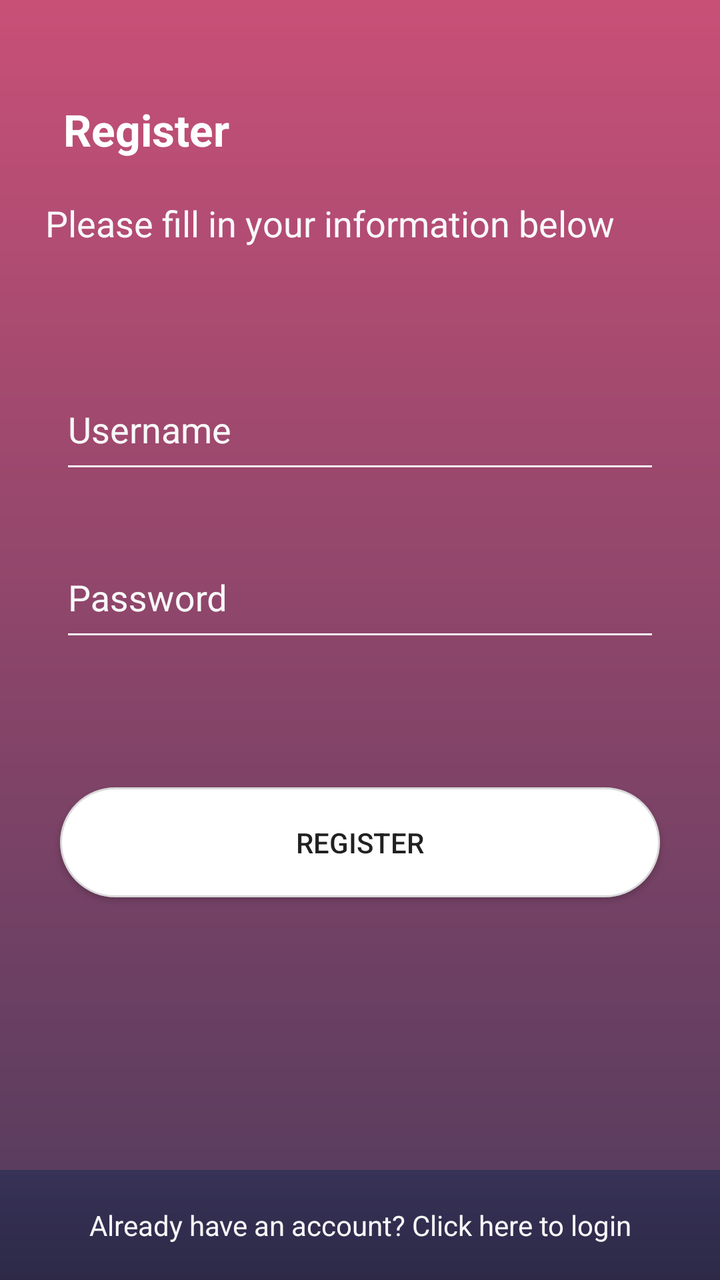
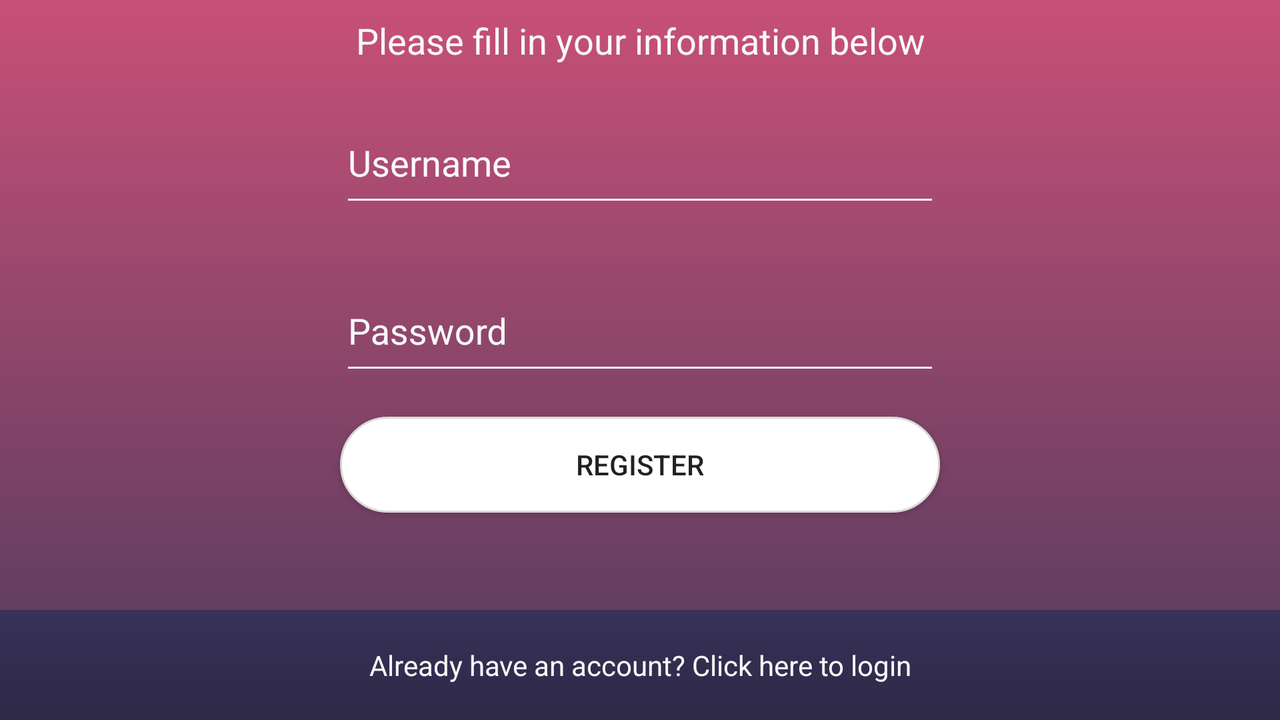

Two renders of one Android screen. The first uses the default layout on a phone; the second uses the alternative layout the repository ships for a different screen configuration, on a matching device. The two XML files are below.
<!-- AndroidManifest.xml: application theme AppTheme -->
<!-- res/layout/fragment_register.xml -->
<android.support.constraint.ConstraintLayout xmlns:android="http://schemas.android.com/apk/res/android"
    xmlns:app="http://schemas.android.com/apk/res-auto"
    xmlns:tools="http://schemas.android.com/tools"
    android:layout_width="match_parent"
    android:layout_height="match_parent"
    android:background="@drawable/login_bg"
    tools:context=".login.authentication.RegisterFragment">


    <TextView
        android:id="@+id/register_tv_register"
        android:layout_width="wrap_content"
        android:layout_height="wrap_content"
        android:layout_marginEnd="8dp"
        android:layout_marginStart="8dp"
        android:layout_marginTop="50dp"
        android:text="@string/register"
        android:textStyle="bold"
        android:theme="@style/HeadlineText"
        app:layout_constraintEnd_toEndOf="parent"
        app:layout_constraintHorizontal_bias="0.091"
        app:layout_constraintStart_toStartOf="parent"
        app:layout_constraintTop_toTopOf="parent" />

    <TextView
        android:id="@+id/register_tv_info"
        android:layout_width="wrap_content"
        android:layout_height="wrap_content"
        android:layout_marginEnd="8dp"
        android:layout_marginStart="8dp"
        android:layout_marginTop="20dp"
        android:text="@string/please_fill_in_your_information_below"
        android:textColor="@color/transparent_white"
        android:textSize="@dimen/text_size_medium"
        app:layout_constraintEnd_toEndOf="parent"
        app:layout_constraintHorizontal_bias="0.247"
        app:layout_constraintStart_toStartOf="parent"
        app:layout_constraintTop_toBottomOf="@+id/register_tv_register" />

    <include
        android:id="@+id/register_credentials"
        layout="@layout/credentials"
        android:layout_width="0dp"
        android:layout_height="wrap_content"
        android:layout_marginEnd="8dp"
        android:layout_marginStart="8dp"
        android:layout_marginTop="50dp"
        app:layout_constraintEnd_toEndOf="parent"
        app:layout_constraintHorizontal_bias="0.0"
        app:layout_constraintStart_toStartOf="parent"
        app:layout_constraintTop_toBottomOf="@+id/register_tv_info" />

    <Button
        android:id="@+id/register_btn"
        android:layout_width="300sp"
        android:layout_height="55sp"
        android:layout_marginEnd="8dp"
        android:layout_marginStart="8dp"
        android:layout_marginTop="60dp"
        android:background="@drawable/btn_login_selector"
        android:text="@string/register"
        app:layout_constraintEnd_toEndOf="parent"
        app:layout_constraintStart_toStartOf="parent"
        app:layout_constraintTop_toBottomOf="@+id/register_credentials" />

    <TextView
        android:id="@+id/register_tv_bottom"
        android:layout_width="match_parent"
        android:layout_height="55sp"
        android:background="@drawable/transaction_bg"
        android:gravity="center"
        android:text="@string/register_bottom_text"
        android:textColor="@color/transparent_white"
        app:layout_constraintBottom_toBottomOf="parent"
        app:layout_constraintEnd_toEndOf="parent"
        app:layout_constraintStart_toStartOf="parent" />

</android.support.constraint.ConstraintLayout>
<!-- res/layout/credentials.xml (included above) -->
<?xml version="1.0" encoding="utf-8"?>

<android.support.constraint.ConstraintLayout xmlns:android="http://schemas.android.com/apk/res/android"
    xmlns:app="http://schemas.android.com/apk/res-auto"
    android:layout_width="match_parent"
    android:layout_height="wrap_content">

    <android.support.design.widget.TextInputLayout
        android:id="@+id/input_layout_username"
        android:layout_width="300sp"
        android:layout_height="60sp"
        android:layout_marginBottom="24dp"
        android:layout_marginEnd="8dp"
        android:layout_marginStart="8dp"
        android:layout_marginTop="8dp"
        android:textColorHint="@color/transparent_white"
        app:hintTextAppearance="@style/HintTextAppearance"
        app:layout_constraintBottom_toTopOf="@+id/input_layout_password"
        app:layout_constraintEnd_toEndOf="parent"
        app:layout_constraintStart_toStartOf="parent"
        app:layout_constraintTop_toTopOf="parent"
        app:layout_constraintVertical_bias="1.0">

        <EditText
            android:id="@+id/credentials_username"
            android:layout_width="match_parent"
            android:layout_height="wrap_content"
            android:hint="@string/hint_username"
            android:inputType="textEmailAddress"
            android:textColor="@color/white"
            android:theme="@style/CredentialText" />
    </android.support.design.widget.TextInputLayout>

    <android.support.design.widget.TextInputLayout
        android:id="@+id/input_layout_password"
        android:layout_width="300sp"
        android:layout_height="60sp"
        android:layout_marginBottom="8dp"
        android:layout_marginEnd="8dp"
        android:layout_marginStart="8dp"
        android:textColorHint="@color/transparent_white"
        app:hintTextAppearance="@style/HintTextAppearance"
        app:layout_constraintBottom_toBottomOf="parent"
        app:layout_constraintEnd_toEndOf="parent"
        app:layout_constraintStart_toStartOf="parent">

        <EditText
            android:id="@+id/credentials_password"
            android:layout_width="match_parent"
            android:layout_height="wrap_content"
            android:hint="@string/hint_password"
            android:inputType="textPassword"
            android:textColor="@color/white"
            android:theme="@style/CredentialText" />
    </android.support.design.widget.TextInputLayout>

</android.support.constraint.ConstraintLayout>
<!-- resources referenced by this layout -->
<resources>
  <color name="transparent_white">#F8F8F8</color>
  <color name="white">#FFFFFF</color>
  <dimen name="text_size_medium">18sp</dimen>
  <!-- drawable btn_login_selector (drawable) -->
  <?xml version="1.0" encoding="utf-8"?>
  
  <selector xmlns:android="http://schemas.android.com/apk/res/android">
  
      <item android:drawable="@drawable/btn_login_pressed" android:state_pressed="true"/>
      <item android:drawable="@drawable/btn_login_unpressed"/>
  
  </selector>
  <!-- drawable login_bg (drawable) -->
  <?xml version="1.0" encoding="utf-8"?>
  
  <shape xmlns:android="http://schemas.android.com/apk/res/android"
      android:shape="rectangle">
      <gradient
          android:angle="90"
          android:endColor="#c85077"
          android:startColor="#503B5D"
  
          android:type="linear" />
  </shape>
  <!-- drawable transaction_bg (drawable) -->
  <?xml version="1.0" encoding="utf-8"?>
  
  <shape xmlns:android="http://schemas.android.com/apk/res/android"
      android:shape="rectangle">
      <gradient
          android:angle="90"
          android:type="linear"
          android:endColor="#373257"
          android:startColor="#2D2947"/>
  </shape>
  <string name="hint_password">Password</string>
  <string name="hint_username">Username</string>
  <string name="please_fill_in_your_information_below">Please fill in your information below</string>
  <string name="register">Register</string>
  <string name="register_bottom_text">Already have an account? Click here to login</string>
  <style name="CredentialText">
          <item name="android:backgroundTint">@color/transparent_white</item>
          <item name="android:cursorVisible">false</item>
          <item name="android:paddingBottom">15dp</item>
          <item name="android:textColor">@color/white</item>
      </style>
  <style name="HeadlineText">
          <item name="android:textColor">@color/white</item>
          <item name="android:textSize">@dimen/text_size_large</item>
      </style>
  <style name="HintTextAppearance" parent="TextAppearance.AppCompat">
          <item name="android:textColor">@color/white</item>
      </style>
  <style name="AppTheme" parent="Theme.AppCompat.Light.NoActionBar">
          <item name="colorPrimary">@color/colorPrimary</item>
          <item name="colorPrimaryDark">@color/colorPrimaryDark</item>
          <item name="colorAccent">@color/colorAccent</item>
          <item name="android:windowBackground">@drawable/login_bg</item>
      </style>
  <!-- drawable btn_login_pressed (drawable) -->
  <?xml version="1.0" encoding="utf-8"?>
  
  <shape xmlns:android="http://schemas.android.com/apk/res/android"
      android:shape="rectangle">
  
      <stroke
          android:width="1dp"
          android:color="#d9d9d9" />
  
      <corners android:radius="100dp" />
  
      <padding
          android:bottom="10dp"
          android:left="20dp"
          android:right="20dp"
          android:top="10dp" />
  
      <solid android:color="@color/transparent_white" />
  
  </shape>
  <!-- drawable btn_login_unpressed (drawable) -->
  <?xml version="1.0" encoding="utf-8"?>
  
  <shape xmlns:android="http://schemas.android.com/apk/res/android"
      android:shape="rectangle">
  
      <stroke
          android:width="1dp"
          android:color="#d9d9d9" />
  
      <corners android:radius="100dp" />
  
      <padding
          android:bottom="10dp"
          android:left="20dp"
          android:right="20dp"
          android:top="10dp" />
  
      <solid android:color="@color/white" />
  
  </shape>
  <dimen name="text_size_large">22sp</dimen>
  <color name="colorPrimary">#212121</color>
  <color name="colorPrimaryDark">#c85077</color>
  <color name="colorAccent">#c85077</color>
</resources>
<!-- res/layout-land/fragment_register.xml (the author's variant of the layout above) -->
<!-- drawn on the phone turned sideways -->
<android.support.constraint.ConstraintLayout xmlns:android="http://schemas.android.com/apk/res/android"
    xmlns:app="http://schemas.android.com/apk/res-auto"
    xmlns:tools="http://schemas.android.com/tools"
    android:layout_width="match_parent"
    android:layout_height="match_parent"
    android:background="@drawable/login_bg"
    tools:context=".login.authentication.RegisterFragment">


    <TextView
        android:id="@+id/register_tv_info"
        android:layout_width="match_parent"
        android:layout_height="wrap_content"
        android:layout_marginEnd="8dp"
        android:layout_marginStart="8dp"
        android:layout_marginTop="8dp"
        android:gravity="center"
        android:text="@string/please_fill_in_your_information_below"
        android:textColor="@color/transparent_white"
        android:textSize="@dimen/text_size_medium"
        app:layout_constraintEnd_toEndOf="parent"
        app:layout_constraintStart_toStartOf="parent"
        app:layout_constraintTop_toTopOf="parent" />

    <include
        android:id="@+id/register_credentials"
        layout="@layout/credentials"
        android:layout_width="0dp"
        android:layout_height="wrap_content"
        android:layout_marginEnd="8dp"
        android:layout_marginStart="8dp"
        android:layout_marginTop="8dp"
        app:layout_constraintEnd_toEndOf="parent"
        app:layout_constraintStart_toStartOf="parent"
        app:layout_constraintTop_toBottomOf="@+id/register_tv_info" />

    <Button
        android:id="@+id/register_btn"
        android:layout_width="300sp"
        android:layout_height="wrap_content"
        android:layout_marginEnd="8dp"
        android:layout_marginStart="8dp"
        android:layout_marginTop="8dp"
        android:background="@drawable/btn_login_selector"
        android:text="@string/register"
        app:layout_constraintEnd_toEndOf="parent"
        app:layout_constraintStart_toStartOf="parent"
        app:layout_constraintTop_toBottomOf="@+id/register_credentials" />

    <TextView
        android:id="@+id/register_tv_bottom"
        android:layout_width="match_parent"
        android:layout_height="55sp"
        android:background="@drawable/transaction_bg"
        android:gravity="center"
        android:text="@string/register_bottom_text"
        android:textColor="@color/transparent_white"
        app:layout_constraintBottom_toBottomOf="parent"
        app:layout_constraintEnd_toEndOf="parent"
        app:layout_constraintStart_toStartOf="parent" />

</android.support.constraint.ConstraintLayout>
<!-- resources referenced by the variant -->
<!-- as the phone turned sideways resolves them -->
<resources>
  <color name="transparent_white">#F8F8F8</color>
  <color name="white">#FFFFFF</color>
  <dimen name="text_size_medium">18sp</dimen>
  <!-- drawable btn_login_selector (drawable) -->
  <?xml version="1.0" encoding="utf-8"?>
  
  <selector xmlns:android="http://schemas.android.com/apk/res/android">
  
      <item android:drawable="@drawable/btn_login_pressed" android:state_pressed="true"/>
      <item android:drawable="@drawable/btn_login_unpressed"/>
  
  </selector>
  <!-- drawable login_bg (drawable) -->
  <?xml version="1.0" encoding="utf-8"?>
  
  <shape xmlns:android="http://schemas.android.com/apk/res/android"
      android:shape="rectangle">
      <gradient
          android:angle="90"
          android:endColor="#c85077"
          android:startColor="#503B5D"
  
          android:type="linear" />
  </shape>
  <!-- drawable transaction_bg (drawable) -->
  <?xml version="1.0" encoding="utf-8"?>
  
  <shape xmlns:android="http://schemas.android.com/apk/res/android"
      android:shape="rectangle">
      <gradient
          android:angle="90"
          android:type="linear"
          android:endColor="#373257"
          android:startColor="#2D2947"/>
  </shape>
  <string name="hint_password">Password</string>
  <string name="hint_username">Username</string>
  <string name="please_fill_in_your_information_below">Please fill in your information below</string>
  <string name="register">Register</string>
  <string name="register_bottom_text">Already have an account? Click here to login</string>
  <style name="CredentialText">
          <item name="android:backgroundTint">@color/transparent_white</item>
          <item name="android:cursorVisible">false</item>
          <item name="android:paddingBottom">15dp</item>
          <item name="android:textColor">@color/white</item>
      </style>
  <style name="HintTextAppearance" parent="TextAppearance.AppCompat">
          <item name="android:textColor">@color/white</item>
      </style>
  <style name="AppTheme" parent="Theme.AppCompat.Light.NoActionBar">
          <item name="colorPrimary">@color/colorPrimary</item>
          <item name="colorPrimaryDark">@color/colorPrimaryDark</item>
          <item name="colorAccent">@color/colorAccent</item>
          <item name="android:windowBackground">@drawable/login_bg</item>
      </style>
  <!-- drawable btn_login_pressed (drawable) -->
  <?xml version="1.0" encoding="utf-8"?>
  
  <shape xmlns:android="http://schemas.android.com/apk/res/android"
      android:shape="rectangle">
  
      <stroke
          android:width="1dp"
          android:color="#d9d9d9" />
  
      <corners android:radius="100dp" />
  
      <padding
          android:bottom="10dp"
          android:left="20dp"
          android:right="20dp"
          android:top="10dp" />
  
      <solid android:color="@color/transparent_white" />
  
  </shape>
  <!-- drawable btn_login_unpressed (drawable) -->
  <?xml version="1.0" encoding="utf-8"?>
  
  <shape xmlns:android="http://schemas.android.com/apk/res/android"
      android:shape="rectangle">
  
      <stroke
          android:width="1dp"
          android:color="#d9d9d9" />
  
      <corners android:radius="100dp" />
  
      <padding
          android:bottom="10dp"
          android:left="20dp"
          android:right="20dp"
          android:top="10dp" />
  
      <solid android:color="@color/white" />
  
  </shape>
  <color name="colorPrimary">#212121</color>
  <color name="colorPrimaryDark">#c85077</color>
  <color name="colorAccent">#c85077</color>
</resources>
